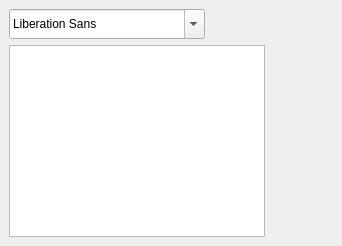
<?xml version="1.0" encoding="UTF-8"?>
<ui version="4.0">
 <class>MyLayoutDialog</class>
 <widget class="QDialog" name="MyLayoutDialog">
  <property name="geometry">
   <rect>
    <x>0</x>
    <y>0</y>
    <width>342</width>
    <height>246</height>
   </rect>
  </property>
  <property name="windowTitle">
   <string>MyLayoutDialog</string>
  </property>
  <widget class="QFontComboBox" name="fontComboBox">
   <property name="geometry">
    <rect>
     <x>9</x>
     <y>9</y>
     <width>196</width>
     <height>30</height>
    </rect>
   </property>
  </widget>
  <widget class="QTextEdit" name="textEdit">
   <property name="geometry">
    <rect>
     <x>9</x>
     <y>45</y>
     <width>256</width>
     <height>192</height>
    </rect>
   </property>
  </widget>
 </widget>
 <layoutdefault spacing="6" margin="11"/>
 <resources/>
 <connections/>
</ui>
